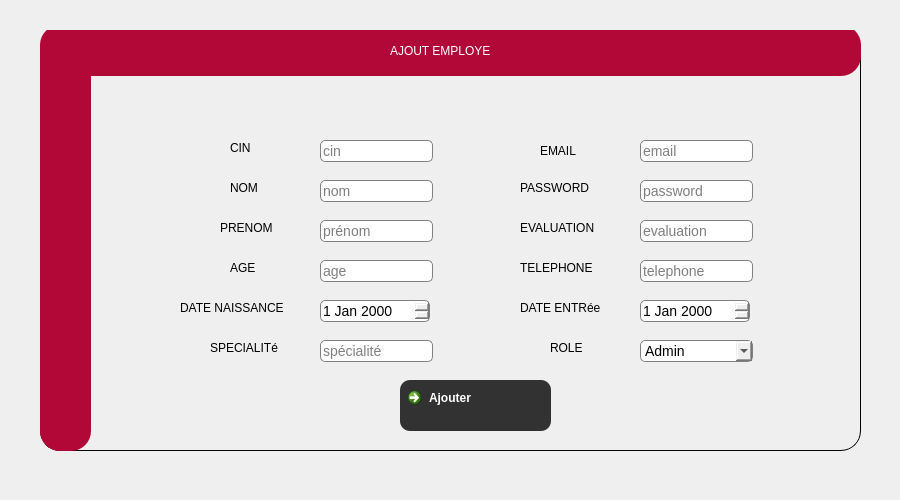
          <widget class="QWidget" name="page_103">
           <widget class="QLabel" name="label_73">
            <property name="geometry">
             <rect>
              <x>0</x>
              <y>0</y>
              <width>891</width>
              <height>491</height>
             </rect>
            </property>
            <property name="styleSheet">
             <string notr="true">background-image: url(:/img/img/AA.jpg);</string>
            </property>
            <property name="text">
             <string/>
            </property>
           </widget>
           <widget class="QGroupBox" name="groupBox_25">
            <property name="geometry">
             <rect>
              <x>40</x>
              <y>30</y>
              <width>821</width>
              <height>421</height>
             </rect>
            </property>
            <property name="styleSheet">
             <string notr="true">
QGroupBox  {
    border: 1px solid;
    
  
    border-radius: 20px;
}</string>
            </property>
            <property name="title">
             <string/>
            </property>
            <widget class="QLabel" name="label_redEq_18">
             <property name="geometry">
              <rect>
               <x>0</x>
               <y>-5</y>
               <width>821</width>
               <height>51</height>
              </rect>
             </property>
             <property name="styleSheet">
              <string notr="true">color:white;

background:#b20837;
border-radius:20px;</string>
             </property>
             <property name="text">
              <string/>
             </property>
            </widget>
            <widget class="QLabel" name="label_RedEq2_18">
             <property name="geometry">
              <rect>
               <x>0</x>
               <y>0</y>
               <width>51</width>
               <height>421</height>
              </rect>
             </property>
             <property name="styleSheet">
              <string notr="true">color:white;

background:#b20837;
border-radius:20px;</string>
             </property>
             <property name="text">
              <string/>
             </property>
            </widget>
            <widget class="QLabel" name="label_AjEq_18">
             <property name="geometry">
              <rect>
               <x>350</x>
               <y>10</y>
               <width>211</width>
               <height>21</height>
              </rect>
             </property>
             <property name="styleSheet">
              <string notr="true">color:white;
font: 75 10pt &quot;Source Code Pro&quot;;
	font: 87 10pt &quot;Nexa Rust Sans Black 01&quot;;
background:#b20837;
border-radius:10px;</string>
             </property>
             <property name="text">
              <string>AJOUT EMPLOYE</string>
             </property>
            </widget>
            <widget class="QCommandLinkButton" name="ajouter_event_2">
             <property name="geometry">
              <rect>
               <x>360</x>
               <y>350</y>
               <width>151</width>
               <height>51</height>
              </rect>
             </property>
             <property name="styleSheet">
              <string notr="true">QPushButton{
    color:white;
	font: 75 10pt &quot;Source Code Pro&quot;;
	font: 87 8pt &quot;Nexa Rust Sans Black 01&quot;;
    background-color: rgb(51, 50, 50);
background:  rgb(51, 50, 50);
border-radius:10px;
}
QPushButton:hover
{
color:white;

background:#b20837;
border-radius:10px;
}
</string>
             </property>
             <property name="text">
              <string>Ajouter</string>
             </property>
             <property name="icon">
              <iconset resource="img.qrc">
               <normaloff>:/img/img/validate.png</normaloff>:/img/img/validate.png</iconset>
             </property>
             <property name="iconSize">
              <size>
               <width>35</width>
               <height>35</height>
              </size>
             </property>
             <property name="autoDefault">
              <bool>false</bool>
             </property>
             <property name="default">
              <bool>false</bool>
             </property>
            </widget>
            <widget class="QLineEdit" name="nom">
             <property name="geometry">
              <rect>
               <x>280</x>
               <y>150</y>
               <width>113</width>
               <height>22</height>
              </rect>
             </property>
             <property name="styleSheet">
              <string notr="true">    QLineEdit{ 
    border: 1px solid gray;
    font-size: 14px;
    border-radius: 5px;
}</string>
             </property>
             <property name="inputMask">
              <string/>
             </property>
             <property name="text">
              <string/>
             </property>
             <property name="placeholderText">
              <string>nom</string>
             </property>
            </widget>
            <widget class="QLabel" name="label_nomR_33">
             <property name="geometry">
              <rect>
               <x>190</x>
               <y>150</y>
               <width>41</width>
               <height>16</height>
              </rect>
             </property>
             <property name="styleSheet">
              <string notr="true">font: 75 10pt &quot;Source Code Pro&quot;;
	font: 87 8pt &quot;Nexa Rust Sans Black 01&quot;;</string>
             </property>
             <property name="text">
              <string>NOM</string>
             </property>
            </widget>
            <widget class="QLineEdit" name="prenom">
             <property name="geometry">
              <rect>
               <x>280</x>
               <y>190</y>
               <width>113</width>
               <height>22</height>
              </rect>
             </property>
             <property name="styleSheet">
              <string notr="true">    QLineEdit{ 
    border: 1px solid gray;
    font-size: 14px;
    border-radius: 5px;
}</string>
             </property>
             <property name="inputMask">
              <string/>
             </property>
             <property name="text">
              <string/>
             </property>
             <property name="placeholderText">
              <string>prénom</string>
             </property>
            </widget>
            <widget class="QLabel" name="label_nomR_34">
             <property name="geometry">
              <rect>
               <x>180</x>
               <y>190</y>
               <width>71</width>
               <height>16</height>
              </rect>
             </property>
             <property name="styleSheet">
              <string notr="true">font: 75 10pt &quot;Source Code Pro&quot;;
	font: 87 8pt &quot;Nexa Rust Sans Black 01&quot;;</string>
             </property>
             <property name="text">
              <string>PRENOM</string>
             </property>
            </widget>
            <widget class="QLabel" name="label_nomR_35">
             <property name="geometry">
              <rect>
               <x>190</x>
               <y>230</y>
               <width>61</width>
               <height>16</height>
              </rect>
             </property>
             <property name="styleSheet">
              <string notr="true">font: 75 10pt &quot;Source Code Pro&quot;;
	font: 87 8pt &quot;Nexa Rust Sans Black 01&quot;;</string>
             </property>
             <property name="text">
              <string>AGE</string>
             </property>
            </widget>
            <widget class="QLineEdit" name="age">
             <property name="geometry">
              <rect>
               <x>280</x>
               <y>230</y>
               <width>113</width>
               <height>22</height>
              </rect>
             </property>
             <property name="styleSheet">
              <string notr="true">    QLineEdit{ 
    border: 1px solid gray;
    font-size: 14px;
    border-radius: 5px;
}</string>
             </property>
             <property name="inputMask">
              <string/>
             </property>
             <property name="text">
              <string/>
             </property>
             <property name="placeholderText">
              <string>age</string>
             </property>
            </widget>
            <widget class="QLabel" name="label_nomR_36">
             <property name="geometry">
              <rect>
               <x>140</x>
               <y>270</y>
               <width>131</width>
               <height>16</height>
              </rect>
             </property>
             <property name="styleSheet">
              <string notr="true">font: 75 10pt &quot;Source Code Pro&quot;;
	font: 87 8pt &quot;Nexa Rust Sans Black 01&quot;;</string>
             </property>
             <property name="text">
              <string>DATE NAISSANCE</string>
             </property>
            </widget>
            <widget class="QLabel" name="label_nomR_37">
             <property name="geometry">
              <rect>
               <x>170</x>
               <y>310</y>
               <width>91</width>
               <height>16</height>
              </rect>
             </property>
             <property name="styleSheet">
              <string notr="true">font: 75 10pt &quot;Source Code Pro&quot;;
	font: 87 8pt &quot;Nexa Rust Sans Black 01&quot;;</string>
             </property>
             <property name="text">
              <string>SPECIALITé</string>
             </property>
            </widget>
            <widget class="QLineEdit" name="specialite">
             <property name="geometry">
              <rect>
               <x>280</x>
               <y>310</y>
               <width>113</width>
               <height>22</height>
              </rect>
             </property>
             <property name="styleSheet">
              <string notr="true">    QLineEdit{ 
    border: 1px solid gray;
    font-size: 14px;
    border-radius: 5px;
}</string>
             </property>
             <property name="inputMask">
              <string/>
             </property>
             <property name="text">
              <string/>
             </property>
             <property name="placeholderText">
              <string>spécialité</string>
             </property>
            </widget>
            <widget class="QLabel" name="label_nomR_61">
             <property name="geometry">
              <rect>
               <x>480</x>
               <y>150</y>
               <width>91</width>
               <height>16</height>
              </rect>
             </property>
             <property name="styleSheet">
              <string notr="true">font: 75 10pt &quot;Source Code Pro&quot;;
	font: 87 8pt &quot;Nexa Rust Sans Black 01&quot;;</string>
             </property>
             <property name="text">
              <string>PASSWORD</string>
             </property>
            </widget>
            <widget class="QLineEdit" name="eval">
             <property name="geometry">
              <rect>
               <x>600</x>
               <y>190</y>
               <width>113</width>
               <height>22</height>
              </rect>
             </property>
             <property name="styleSheet">
              <string notr="true">    QLineEdit{ 
    border: 1px solid gray;
    font-size: 14px;
    border-radius: 5px;
}</string>
             </property>
             <property name="inputMask">
              <string/>
             </property>
             <property name="text">
              <string/>
             </property>
             <property name="placeholderText">
              <string>evaluation</string>
             </property>
            </widget>
            <widget class="QLabel" name="label_nomR_62">
             <property name="geometry">
              <rect>
               <x>480</x>
               <y>190</y>
               <width>101</width>
               <height>16</height>
              </rect>
             </property>
             <property name="styleSheet">
              <string notr="true">font: 75 10pt &quot;Source Code Pro&quot;;
	font: 87 8pt &quot;Nexa Rust Sans Black 01&quot;;</string>
             </property>
             <property name="text">
              <string>EVALUATION</string>
             </property>
            </widget>
            <widget class="QLabel" name="label_nomR_63">
             <property name="geometry">
              <rect>
               <x>480</x>
               <y>270</y>
               <width>101</width>
               <height>16</height>
              </rect>
             </property>
             <property name="styleSheet">
              <string notr="true">font: 75 10pt &quot;Source Code Pro&quot;;
	font: 87 8pt &quot;Nexa Rust Sans Black 01&quot;;</string>
             </property>
             <property name="text">
              <string>DATE ENTRée</string>
             </property>
            </widget>
            <widget class="QLabel" name="label_nomR_64">
             <property name="geometry">
              <rect>
               <x>480</x>
               <y>230</y>
               <width>91</width>
               <height>16</height>
              </rect>
             </property>
             <property name="styleSheet">
              <string notr="true">font: 75 10pt &quot;Source Code Pro&quot;;
	font: 87 8pt &quot;Nexa Rust Sans Black 01&quot;;</string>
             </property>
             <property name="text">
              <string>TELEPHONE</string>
             </property>
            </widget>
            <widget class="QLineEdit" name="mdp">
             <property name="geometry">
              <rect>
               <x>600</x>
               <y>150</y>
               <width>113</width>
               <height>22</height>
              </rect>
             </property>
             <property name="styleSheet">
              <string notr="true">    QLineEdit{ 
    border: 1px solid gray;
    font-size: 14px;
    border-radius: 5px;
}</string>
             </property>
             <property name="inputMask">
              <string/>
             </property>
             <property name="text">
              <string/>
             </property>
             <property name="echoMode">
              <enum>QLineEdit::Password</enum>
             </property>
             <property name="dragEnabled">
              <bool>false</bool>
             </property>
             <property name="placeholderText">
              <string>password</string>
             </property>
            </widget>
            <widget class="QLabel" name="label_nomR_65">
             <property name="geometry">
              <rect>
               <x>510</x>
               <y>310</y>
               <width>61</width>
               <height>16</height>
              </rect>
             </property>
             <property name="styleSheet">
              <string notr="true">font: 75 10pt &quot;Source Code Pro&quot;;
	font: 87 8pt &quot;Nexa Rust Sans Black 01&quot;;</string>
             </property>
             <property name="text">
              <string>ROLE</string>
             </property>
            </widget>
            <widget class="QLineEdit" name="tel">
             <property name="geometry">
              <rect>
               <x>600</x>
               <y>230</y>
               <width>113</width>
               <height>22</height>
              </rect>
             </property>
             <property name="styleSheet">
              <string notr="true">    QLineEdit{ 
    border: 1px solid gray;
    font-size: 14px;
    border-radius: 5px;
}</string>
             </property>
             <property name="inputMask">
              <string/>
             </property>
             <property name="text">
              <string/>
             </property>
             <property name="placeholderText">
              <string>telephone</string>
             </property>
            </widget>
            <widget class="QLabel" name="label_nomR_66">
             <property name="geometry">
              <rect>
               <x>190</x>
               <y>110</y>
               <width>41</width>
               <height>16</height>
              </rect>
             </property>
             <property name="styleSheet">
              <string notr="true">font: 75 10pt &quot;Source Code Pro&quot;;
	font: 87 8pt &quot;Nexa Rust Sans Black 01&quot;;</string>
             </property>
             <property name="text">
              <string>CIN</string>
             </property>
            </widget>
            <widget class="QLineEdit" name="cin">
             <property name="geometry">
              <rect>
               <x>280</x>
               <y>110</y>
               <width>113</width>
               <height>22</height>
              </rect>
             </property>
             <property name="styleSheet">
              <string notr="true">    QLineEdit{ 
    border: 1px solid gray;
    font-size: 14px;
    border-radius: 5px;
}</string>
             </property>
             <property name="inputMask">
              <string/>
             </property>
             <property name="text">
              <string/>
             </property>
             <property name="placeholderText">
              <string>cin</string>
             </property>
            </widget>
            <widget class="QLabel" name="label_nomR_67">
             <property name="geometry">
              <rect>
               <x>500</x>
               <y>113</y>
               <width>51</width>
               <height>16</height>
              </rect>
             </property>
             <property name="styleSheet">
              <string notr="true">font: 75 10pt &quot;Source Code Pro&quot;;
	font: 87 8pt &quot;Nexa Rust Sans Black 01&quot;;</string>
             </property>
             <property name="text">
              <string>EMAIL</string>
             </property>
            </widget>
            <widget class="QLineEdit" name="email">
             <property name="geometry">
              <rect>
               <x>600</x>
               <y>110</y>
               <width>113</width>
               <height>22</height>
              </rect>
             </property>
             <property name="styleSheet">
              <string notr="true">    QLineEdit{ 
    border: 1px solid gray;
    font-size: 14px;
    border-radius: 5px;
}</string>
             </property>
             <property name="inputMask">
              <string/>
             </property>
             <property name="text">
              <string/>
             </property>
             <property name="placeholderText">
              <string>email</string>
             </property>
            </widget>
            <widget class="QDateEdit" name="datenais">
             <property name="geometry">
              <rect>
               <x>280</x>
               <y>270</y>
               <width>110</width>
               <height>22</height>
              </rect>
             </property>
             <property name="styleSheet">
              <string notr="true">
    border: 1px solid gray;
    font-size: 14px;
    border-radius: 5px;
</string>
             </property>
            </widget>
            <widget class="QComboBox" name="role">
             <property name="geometry">
              <rect>
               <x>600</x>
               <y>310</y>
               <width>113</width>
               <height>22</height>
              </rect>
             </property>
             <property name="styleSheet">
              <string notr="true">   
    border: 1px solid gray;
    font-size: 14px;
    border-radius: 5px;
</string>
             </property>
             <property name="currentText">
              <string>Admin</string>
             </property>
             <item>
              <property name="text">
               <string>Admin</string>
              </property>
             </item>
             <item>
              <property name="text">
               <string>Employé</string>
              </property>
             </item>
            </widget>
            <widget class="QDateEdit" name="dateentr">
             <property name="geometry">
              <rect>
               <x>600</x>
               <y>270</y>
               <width>110</width>
               <height>22</height>
              </rect>
             </property>
             <property name="styleSheet">
              <string notr="true">
    border: 1px solid gray;
    font-size: 14px;
    border-radius: 5px;
</string>
             </property>
            </widget>
           </widget>
          </widget>
